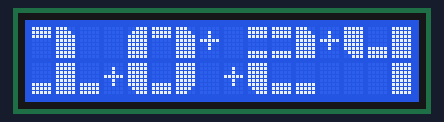
The sketch below on a simulated Arduino Uno, built with avr-gcc and run on an emulated ATmega328P. Shown: 16×2 character LCD. The local clock reads 2024-03-15 10:24:30 at power-on unless the sketch sets it.

Above: at 0.2 s.
At 23.2 s:
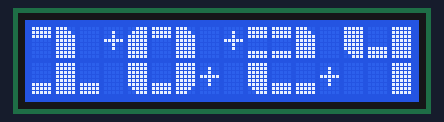
At 45.1 s:
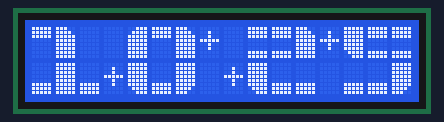
At 81.6 s:
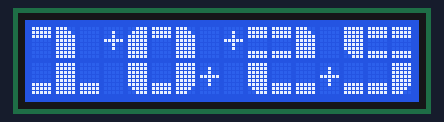
At 99.3 s:
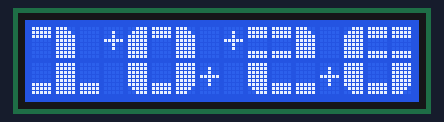
At 117.1 s:
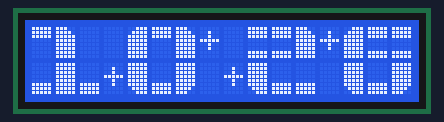

Measured:
- what the display in image 1 shows lasts 1.1 s, from 23.1 s to 24.2 s
- what the display in image 2 shows lasts 2.1 s, from 45.0 s to 47.1 s

The sketch:

clock_lcd_1602_i2c_ds1302.ino
```cpp
// Date and time functions using a DS1302 RTC connected via I2C and Wire lib

#include "Wire.h"
#include "LiquidCrystal_I2C.h"
#include "Time.h"
#include "DS1302RTC.h"
// Set pins:  CE, IO,CLK
DS1302RTC RTC(13, 12, 11);
// set the LCD address to 0x27 for a 16 chars and 2 line display
LiquidCrystal_I2C lcd(0x27,16,2);

byte LT[8] =
{
  B00111,
  B01111,
  B11111,
  B11111,
  B11111,
  B11111,
  B11111,
  B11111
};
byte UB[8] =
{
  B11111,
  B11111,
  B11111,
  B00000,
  B00000,
  B00000,
  B00000,
  B00000
};
byte RT[8] =
{

  B11100,
  B11110,
  B11111,
  B11111,
  B11111,
  B11111,
  B11111,
  B11111
};
byte LL[8] =
{


  B11111,
  B11111,
  B11111,
  B11111,
  B11111,
  B11111,
  B01111,
  B00111
};
byte LB[8] =
{
  B00000,
  B00000,
  B00000,
  B00000,
  B00000,
  B11111,
  B11111,
  B11111
};
byte LR[8] =
{


  B11111,
  B11111,
  B11111,
  B11111,
  B11111,
  B11111,
  B11110,
  B11100
};
byte MB[8] =
{
  B11111,
  B11111,
  B11111,
  B00000,
  B00000,
  B00000,
  B11111,
  B11111
};
byte block[8] =
{
  B11111,
  B11111,
  B11111,
  B11111,
  B11111,
  B11111,
  B11111,
  B11111
};
// loop counter
int count = 0;

void setup () {
  lcd.init();                      // initialize the lcd
  lcd.backlight();
  lcd.home();

  lcd.createChar(0,LT);
  lcd.createChar(1,UB);
  lcd.createChar(2,RT);
  lcd.createChar(3,LL);
  lcd.createChar(4,LB);
  lcd.createChar(5,LR);
  lcd.createChar(6,MB);
  lcd.createChar(7,block);

  // sets the LCD's rows and colums:
  lcd.clear();
}


void custom0(int x)
{ // uses segments to build the number 0

  lcd.setCursor(x,0); // set cursor to column 0, line 0 (first row)
  lcd.write(0);  // call each segment to create
  lcd.write(1);  // top half of the number
  lcd.write(2);
  lcd.setCursor(x, 1); // set cursor to colum 0, line 1 (second row)
  lcd.write(3);  // call each segment to create
  lcd.write(4);  // bottom half of the number
  lcd.write(5);
}

void custom1(int x)
{
  lcd.setCursor(x,0);
  lcd.write(1);
  lcd.write(2);
  lcd.print(" ");
  lcd.setCursor(x,1);
  lcd.write(4);
  lcd.write(7);
  lcd.write(4);
}

void custom2(int x)
{
  lcd.setCursor(x,0);
  lcd.write(6);
  lcd.write(6);
  lcd.write(2);
  lcd.setCursor(x, 1);
  lcd.write(3);
  lcd.write(4);
  lcd.write(4);
}

void custom3(int x)
{
  lcd.setCursor(x,0);
  lcd.write(6);
  lcd.write(6);
  lcd.write(2);
  lcd.setCursor(x, 1);
  lcd.write(4);
  lcd.write(4);
  lcd.write(5);
}

void custom4(int x)
{
  lcd.setCursor(x,0);
  lcd.write(3);
  lcd.write(4);
  lcd.write(7);
  lcd.setCursor(x, 1);
  lcd.print(" ");
  lcd.print(" ");
  lcd.write(7);
}

void custom5(int x)
{
  lcd.setCursor(x,0);
  lcd.write(3);
  lcd.write(6);
  lcd.write(6);
  lcd.setCursor(x, 1);
  lcd.write(4);
  lcd.write(4);
  lcd.write(5);
}

void custom6(int x)
{
  lcd.setCursor(x,0);
  lcd.write(0);
  lcd.write(6);
  lcd.write(6);
  lcd.setCursor(x, 1);
  lcd.write(3);
  lcd.write(4);
  lcd.write(5);
}

void custom7(int x)
{
  lcd.setCursor(x,0);
  lcd.write(1);
  lcd.write(1);
  lcd.write(2);
  lcd.setCursor(x, 1);
  lcd.print(" ");
  lcd.print(" ");
  lcd.write(7);
}

void custom8(int x)
{
  lcd.setCursor(x,0);
  lcd.write(0);
  lcd.write(6);
  lcd.write(2);
  lcd.setCursor(x, 1);
  lcd.write(3);
  lcd.write(4);
  lcd.write(5);
}

void custom9(int x)
{
  lcd.setCursor(x,0);
  lcd.write(0);
  lcd.write(6);
  lcd.write(2);
  lcd.setCursor(x, 1);
  lcd.print(" ");
  lcd.print(" ");
  lcd.write(7);

}


void loop () {

  digitalClockDisplay();
  delay(1000);

}


void digitalClockDisplay(){
  // digital clock display of the time
  tmElements_t tm;
  RTC.read(tm);

  printDigits(tm.Hour/10,0);
  printDigits(tm.Hour%10,4);

  printDigits(tm.Minute/10,9);
  printDigits(tm.Minute%10,13);

  if (tm.Second%10%2==0){
    lcd.setCursor(7, 0);
    lcd.print("+ ");
    lcd.setCursor(7, 1);
    lcd.print(" +");
    lcd.setCursor(3, 1);
    lcd.print("+");
    lcd.setCursor(12, 0);
    lcd.print("+");
    lcd.setCursor(3, 0);
    lcd.print(" ");
    lcd.setCursor(12, 1);
    lcd.print(" ");
  }
  else
  {
    lcd.setCursor(7, 0);
    lcd.print(" +");
    lcd.setCursor(7, 1);
    lcd.print("+ ");
    lcd.setCursor(3, 0);
    lcd.print("+");
    lcd.setCursor(12, 1);
    lcd.print("+");
    lcd.setCursor(3, 1);
    lcd.print(" ");
    lcd.setCursor(12, 0);
    lcd.print(" ");
  }
  //нарисовали двоеточие

}

void printDigits(int digits, int x){
  // utility function for digital clock display: prints preceding colon and leading 0

  switch (digits) {
  case 0:
    custom0(x);
    break;
  case 1:
    custom1(x);
    break;
  case 2:
    custom2(x);
    break;
  case 3:
    custom3(x);
    break;
  case 4:
    custom4(x);
    break;
  case 5:
    custom5(x);
    break;
  case 6:
    custom6(x);
    break;
  case 7:
    custom7(x);
    break;
  case 8:
    custom8(x);
    break;
  case 9:
    custom9(x);
    break;

  }
}
```
